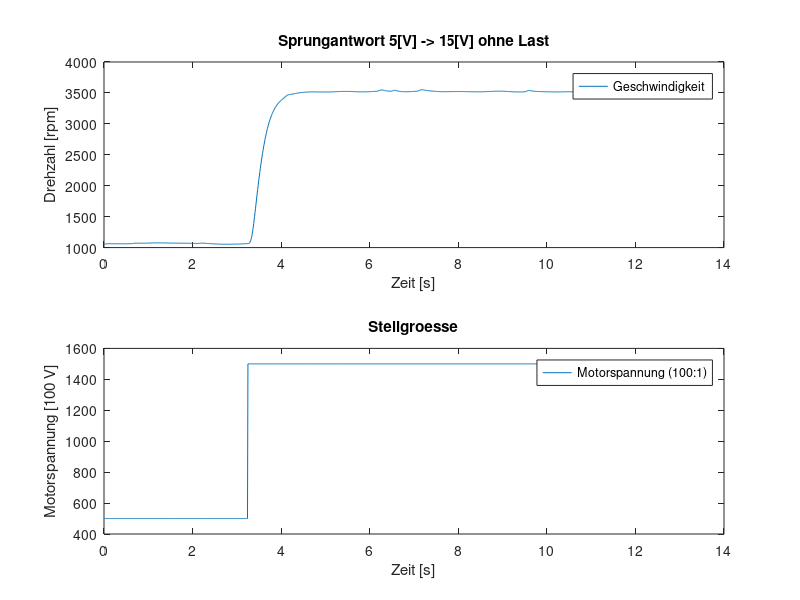
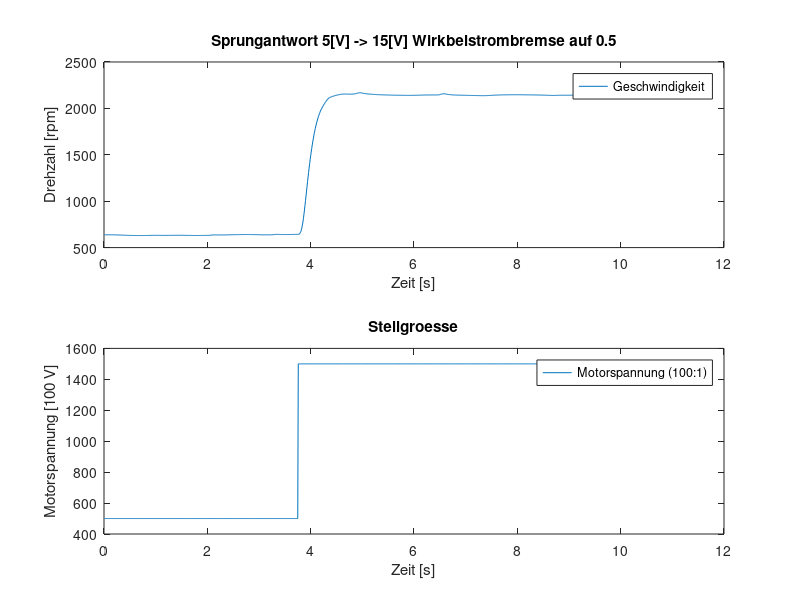

MATLAB code to generate these figures, in order:
% Load data from measurements
data_noload = load('dc_step_5_15_00.mat');
data_load   = load('dc_step_5_15_05.mat');

% plot data
figure(1);
subplot(2,1,1);
plot(data_noload.Zeit, data_noload.Geschwindigkeit);
xlabel('Zeit [s]');
ylabel('Drehzahl [rpm]');
title('Sprungantwort 5[V] -> 15[V] ohne Last');
legend('Geschwindigkeit');

subplot(2,1,2);
plot(data_noload.Zeit,data_noload.Motorspannung*100);
xlabel('Zeit [s]');
ylabel('Motorspannung [100 V]');
legend('Motorspannung (100:1)');
title('Stellgroesse');
ylim([400 1600]);

print '-dpdf' 'step_plot_noload.pdf'

figure(2);
subplot(2,1,1);
plot(data_load.Zeit,data_load.Geschwindigkeit);
xlabel('Zeit [s]');
ylabel('Drehzahl [rpm]');
title('Sprungantwort 5[V] -> 15[V] Wirkbelstrombremse auf 0.5');
legend('Geschwindigkeit');

subplot(2,1,2);
plot(data_load.Zeit,data_load.Motorspannung*100);
legend('Motorspannung (100:1)');
xlabel('Zeit [s]');
ylabel('Motorspannung [100 V]');
title('Stellgroesse');
ylim([400 1600]);

print '-dpdf' 'step_plot_load.pdf'
